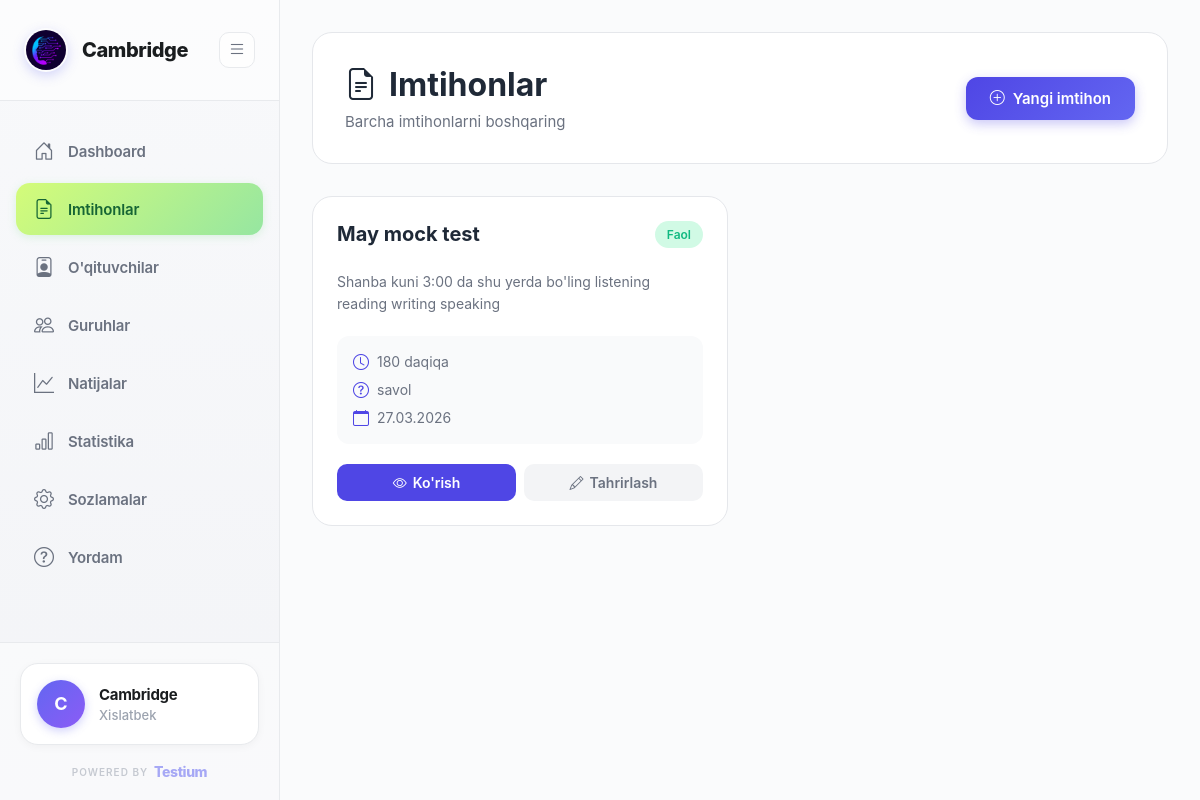
/exams/ (signed in), run on an earlier commit of the app's database.
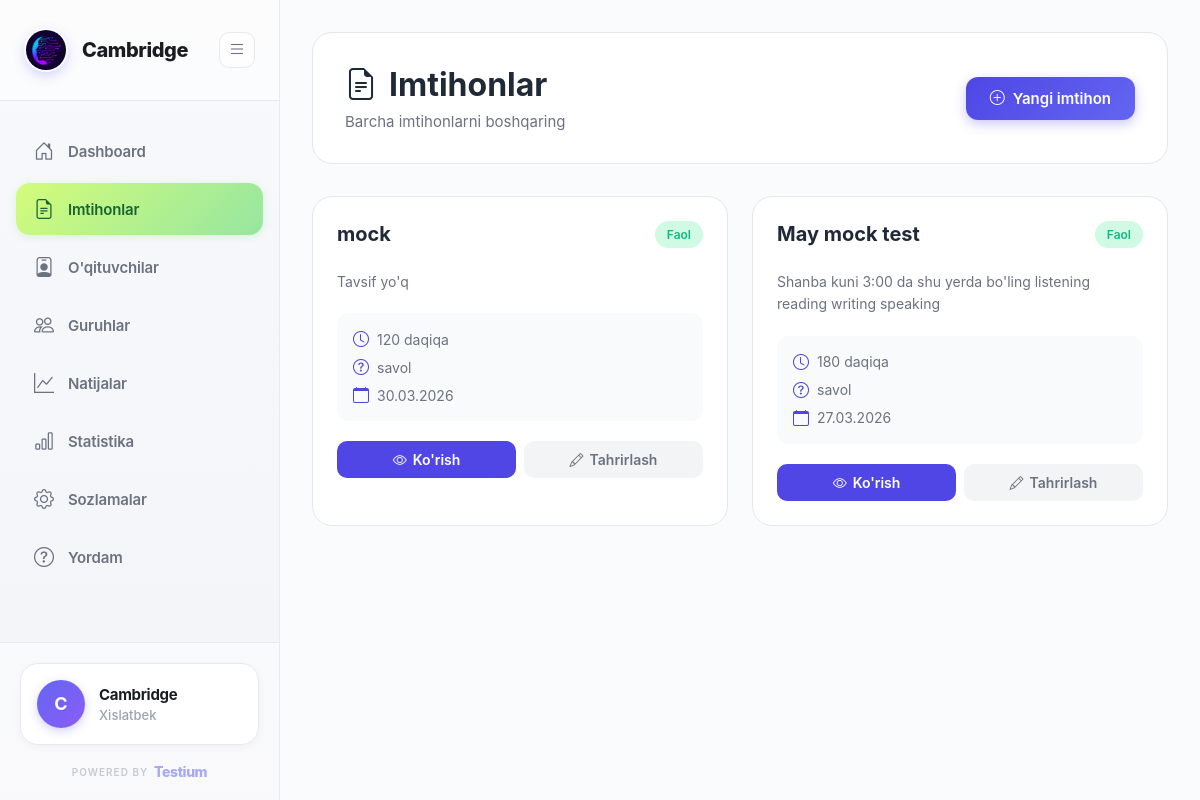
And on a later commit of the database.
### exams/models.py (models this page shows, shortened)
class Exam(models.Model):
    organization = models.ForeignKey(settings.AUTH_USER_MODEL, on_delete=models.CASCADE, related_name='exams')
    title = models.CharField(max_length=255)
    description = models.TextField(blank=True)
    duration = models.IntegerField(help_text='Duration in minutes')
    is_active = models.BooleanField(default=True)
    created_at = models.DateTimeField(auto_now_add=True)
    updated_at = models.DateTimeField(auto_now=True)
    class Meta:
        db_table = 'exams'
        ordering = ['-created_at']

### exams/views_mvt.py (the view)
@login_required
def exam_list_view(request):
    exams = Exam.objects.filter(organization=request.user).prefetch_related('sections')
    return render(request, 'exams/exam_list.html', {'exams': exams})

### organizations/context_processors.py (called while the page is built)
def organization_settings(request):
    if request.user.is_authenticated and hasattr(request.user, 'settings'):
        return {
            'org_settings': request.user.settings
        }
    return {}

### templates/exams/exam_list.html (shortened to what this page needs)
{% extends 'base.html' %}
{% block content %}
<div style="padding: 32px;">
    <div class="page-header">
        <div style="display: flex; justify-content: space-between; align-items: center; flex-wrap: wrap; gap: 16px;">
            <div>
                <h1 class="page-title">
                    <i class="bi bi-file-earmark-text"></i>
                    Imtihonlar
                </h1>
                <p class="page-subtitle">Barcha imtihonlarni boshqaring</p>
            </div>
            <a href="{% url 'exam_create' %}" class="btn-create">
                <i class="bi bi-plus-circle"></i>
                Yangi imtihon
            </a>
        </div>
    </div>
    {% if exams %}
    <div class="exams-grid">
        {% for exam in exams %}
        <div class="exam-card">
            <div class="exam-header">
                <div style="flex: 1;">
                    <h3 class="exam-title">{{ exam.title }}</h3>
                </div>
                {% if exam.is_active %}
                <span class="exam-status active">Faol</span>
                {% else %}
                <span class="exam-status inactive">Nofaol</span>
                {% endif %}
            </div>
            <p class="exam-description">{{ exam.description|default:"Tavsif yo'q" }}</p>
            <div class="exam-meta">
                <div class="meta-item">
                    <i class="bi bi-clock"></i>
                    <span>{{ exam.duration }} daqiqa</span>
                </div>
                <div class="meta-item">
                    <i class="bi bi-question-circle"></i>
                    <span>{{ exam.questions.count }} savol</span>
                </div>
                <div class="meta-item">
                    <i class="bi bi-calendar"></i>
                    <span>{{ exam.created_at|date:"d.m.Y" }}</span>
                </div>
            </div>
            <div class="exam-actions">
                <a href="{% url 'exam_detail' exam.pk %}" class="btn-action btn-view">
                    <i class="bi bi-eye"></i>
                    Ko'rish
                </a>
                <a href="{% url 'exam_edit' exam.pk %}" class="btn-action btn-edit">
                    <i class="bi bi-pencil"></i>
                    Tahrirlash
                </a>
            </div>
        </div>
        {% endfor %}
    </div>
    {% endif %}
</div>
{% endblock %}

What changed in the data, as far as the page shows it:
added Exam: title "mock", is_active "Faol", description "Tavsif yo'q", duration "120", created_at "30.03.2026"
